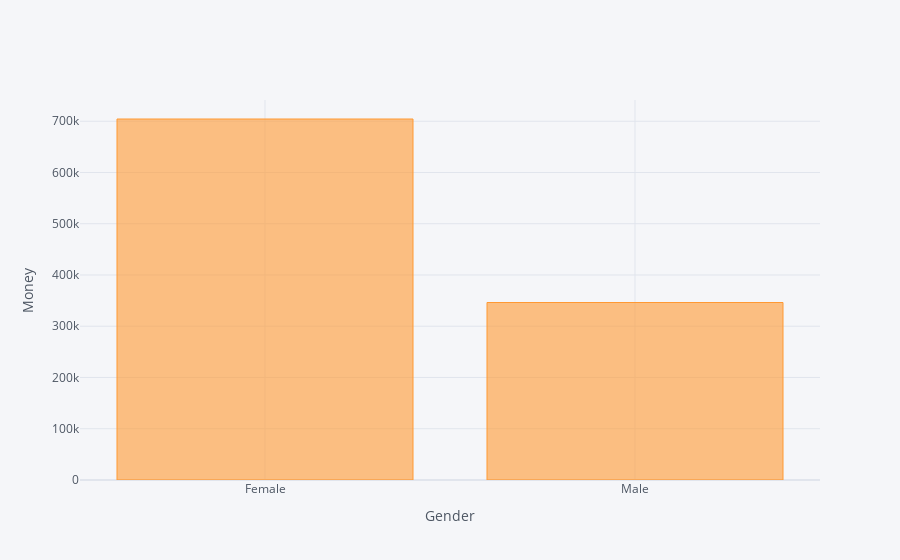

Source (notebook cell):
### Code cell
df5.iplot(x='Gender', y='money_spent', kind='bar', xTitle='Gender', yTitle='Money')

### Figure 1 — Plotly figure (JSON) as saved in the notebook; plotly's stock layout.template omitted (floating-point values rounded to 4 significant figures)
{"data": [{"marker": {"color": "rgba(255, 153, 51, 0.6)", "line": {"color": "rgba(255, 153, 51, 1.0)", "width": 1}}, "name": "money_spent", "orientation": "v", "text": "", "type": "bar", "x": ["Female", "Male"], "y": [704300.0, 346300.0]}], "layout": {"legend": {"bgcolor": "#F5F6F9", "font": {"color": "#4D5663"}}, "paper_bgcolor": "#F5F6F9", "plot_bgcolor": "#F5F6F9", "title": {"font": {"color": "#4D5663"}}, "xaxis": {"gridcolor": "#E1E5ED", "showgrid": true, "tickfont": {"color": "#4D5663"}, "title": {"font": {"color": "#4D5663"}, "text": "Gender"}, "zerolinecolor": "#E1E5ED"}, "yaxis": {"gridcolor": "#E1E5ED", "showgrid": true, "tickfont": {"color": "#4D5663"}, "title": {"font": {"color": "#4D5663"}, "text": "Money"}, "zerolinecolor": "#E1E5ED"}}}
